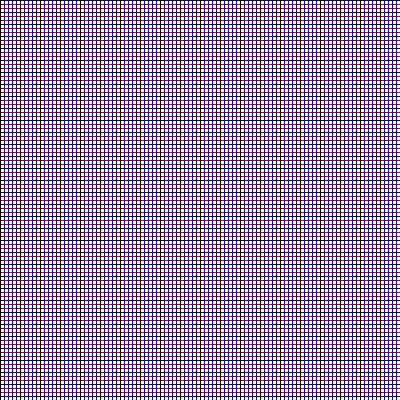
Frame 1 (no input)
Frame 60 (the mouse pressed at the canvas centre just before this capture): identical to frame 1, image omitted
Frame 120 (the mouse held since frame 60 and released just before this capture): identical to frame 1, image omitted

The Processing sketch that drew this single still picture (run headless with seeded random() and noise(); from frame 60 on, the mouse is pressed at the canvas centre):

// Processing sketch: CodingGym3
// ── CodingGym3.pde
boolean showLegend = true;
boolean isMorning = true;
boolean isWeekday = false;
boolean drinkCoffee = isMorning && isWeekday;
boolean isLondon = false;
boolean isSheffield = true;
boolean isCity = isLondon || isSheffield;
boolean canSwim = true;
boolean requiresLifeJacket = !canSwim;
boolean inRange = mouseX >= 10 && mouseX <= 100;

void setup()
{
  size(400, 400);
}

void draw()
{
  background(255);

  for (int y=0; y<height; y+=4)
  {
    if (y % 3 == 0)
    {
      stroke(0);
    }
    else
    {
      stroke(200, 0, 0);
    }
    line (0, y, width,y);
  }

  for (int x=0; x<width; x+=4)
  {
    if (x % 5 == 0)
    {
      stroke(0);
    }
    else
    {
       stroke(0, 0, 200);
    }
    line (x, 0, x, height);
  }
}
